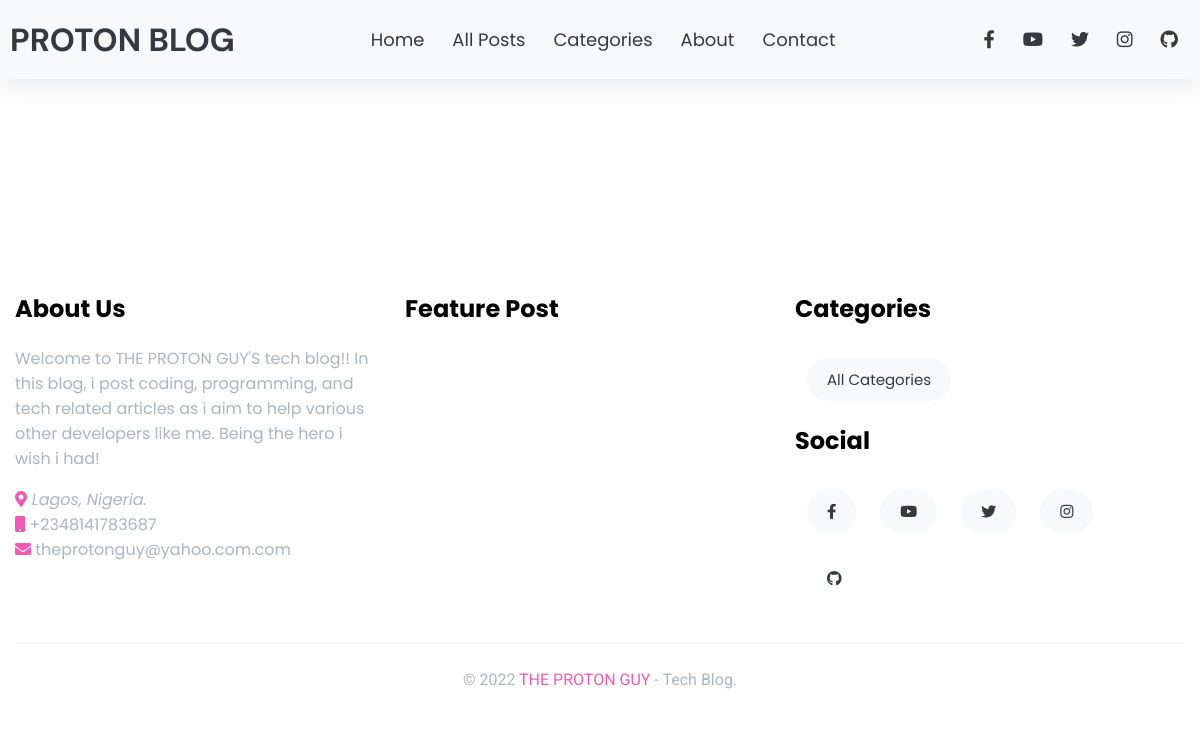
Page /all-posts/ on the earlier database version.
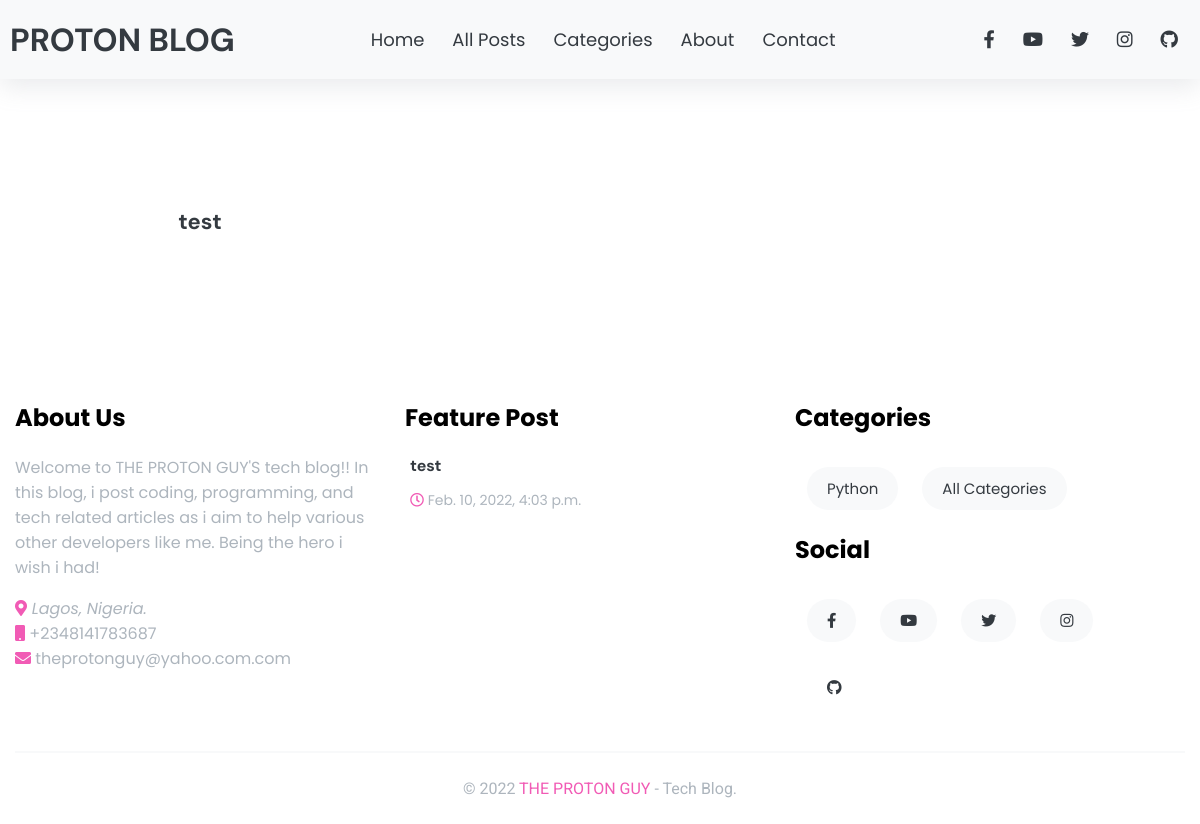
Same page on the later database version.
### blog/models.py (models this page shows, shortened)
class Post(models.Model):
    author = models.ForeignKey(User, on_delete=models.CASCADE)
    title = models.CharField(max_length=10000000)
    slug = models.SlugField(default='test')
    body = RichTextField(blank=True, null=True)
    id = models.IntegerField(primary_key=True)
    image = models.ImageField(blank=True, null=True, upload_to='image/')
    author_image = models.ImageField(blank=True, null=True, upload_to='author/', default='images/tpg.jpg')
    category = models.CharField(max_length=128, default='Python')
    category2 = models.CharField(max_length=128, default='Git')
    publish = models.DateTimeField(default=timezone.now)
    created = models.DateTimeField(auto_now_add=True)
    updated = models.DateTimeField(auto_now=True)
    num_clicks = models.IntegerField(default=0)

### blog/views.py (the view)
# urls.py: path('all-posts/', AllPost, name='all-post'),
def AllPost(request):
    feautured_post= Post.objects.all().order_by('-created')[:3]
    categories = Post.objects.all()
    post = Post.objects.all().order_by('-created')
    cats = []
    for i in categories:
        cats.append(i.category)
    for j in cats:
        counted = cats.count(j)
        if counted > 1:
            cats.remove(j)
    fin = []
    for i in Post.objects.all().order_by('-created'):
        data = Post.objects.get(id=i.id)
        comments = data.comments.all()
        fi = 0
        for i in comments:
            fi+=1
        fin.append(fi)
    print(fin)
    context = {
        'posts': post,
        'categories': cats,
        'feat': feautured_post,
        'coms': fin
    }
    return render(request, 'blog/all_posts.html', context)

### blog/templates/blog/all_posts.html (shortened to what the changed rows need)
<!DOCTYPE html>
<html lang="en">
<head>
    {% load static %}
    <link rel="stylesheet" href="https://cdnjs.cloudflare.com/ajax/libs/font-awesome/5.15.2/css/all.min.css" />
    <link rel="stylesheet" href="https://cdnjs.cloudflare.com/ajax/libs/Swiper/6.4.5/swiper-bundle.min.css" />
    <link rel="stylesheet" href="{% static 'css2/style.css' %}">
</head>
<body>
       <main id="site-main">
                <section id="posts">
                    <div class="container">
                        <div class="grid">
                            {% for post in posts %}
                                <div class="grid-item">
                                    <article class="article">
                                        <div class="card">
                                            <div class="card-body text-center px-1">
                                                <a href="{% url 'article-page' post.slug %}" class="text-title display-1 text-dark">
                                                   {{ post.title }}
                                                </a>
                                            </div>
                                        </div>
                                    </article>
                                </div>
                            {% endfor %}
                        </div>
                    </div>
                </section>
       </main>
       <footer id="footer">
           <div class="container">
               <div class="row mb-3">
                   <div class="col-3">
                       <h2 class="footer-title secondary-title">About Us</h2>
                   </div>
                   <div class="col-3">
                       <h2 class="footer-title secondary-title">Feature Post</h2>
                       <div class="feature-post">
                            {% for post in feat %}
                                <div class="flex-item">
                                    <article class="article">
                                        <div class="d-flex">
                                            <a href="{% url 'article-page' post.slug %}">
                                                <div class="px-1">
                                                    <a href="{% url 'article-page' post.slug %}" class="text-title display-2 text-dark">
                                                        {{ post.title }}
                                                    </a>
                                                    <p class="secondary-title text-secondary display-3">
                                                        <span><i class="far fa-clock text-primary"></i> {{ post.created }} </span>
                                                    </p>
                                                </div>
                                            </a>
                                        </div>
                                    </article>
                                </div>
                            {% endfor %}
                       </div>
                   </div>
                   <div class="col-3">
                        <h2 class="footer-title secondary-title">Categories</h2>
                            <div class="tags">
                                <div class="d-flex flex-wrap">
                                    {% for i in categories %}
                                        <a href="{% url 'category' i %}" class="nav-link btn bg-light">{{ i }}</a>
                                    {% endfor %}
                                    <a href="{% url 'all_categories' %}" class="nav-link btn bg-light">All Categories</a>
                                </div>
                            </div>
                        <h2 class="footer-title secondary-title mt-2">Social</h2>
                   </div>
               </div>
           </div>
       </footer>
</body>
</html>

Differences in the rows shown:
added Post: title "test", created "Feb. 10, 2022, 4:03 p.m.", categories "Python"
